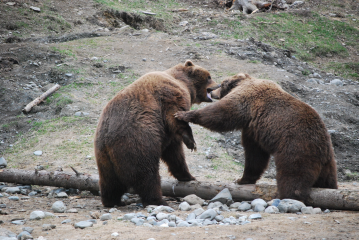
//> input picture Exam2/Bears.ppm, 359 x 240 px
$ ./code_exam2_2   (built with g++ and OpenCV 4)
//> lines starting //> are read from the running program, lines starting //| are printed output that depends on the picture
#include <stdio.h>
#include <stdlib.h>
#include <errno.h>
#include <sys/types.h>
#include <iostream>

#include "opencv2/core/core.hpp"
#include "opencv2/highgui/highgui.hpp"

#include "opencv2/calib3d/calib3d.hpp"
#include "opencv2/imgproc/imgproc.hpp"
//#include "opencv2/contrib/contrib.hpp"

using namespace cv;
using namespace std;

#define VRES_ROWS (480)
#define HRES_COLS (640)

char buffername[50];
unsigned char imagebuffer[1440*2560*3]; // 1440 rows, 2560 cols/row, 3 channel

int main(int argc, char **argv)
{
    int hres = HRES_COLS;
    int vres = VRES_ROWS;
    Size size(480,640);
    Mat basicimage(vres, hres, CV_8UC3, imagebuffer);
    namedWindow("Image", CV_WINDOW_AUTOSIZE);

    basicimage = imread("Bears.ppm", CV_LOAD_IMAGE_COLOR);
//> basicimage is the input picture: 240 rows x 359 cols, CV_8UC3; mean B, G, R 116.6, 121.1, 123.4
    cv::resize(basicimage,basicimage,size,0,0,INTER_LINEAR);
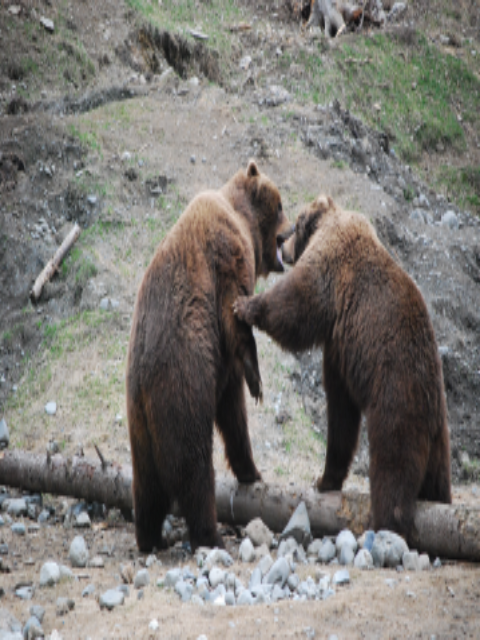
//> basicimage: 640 rows x 480 cols, CV_8UC3; mean B, G, R 116.5, 120.9, 123.3
    cvtColor(basicimage,basicimage,CV_BGR2GRAY);
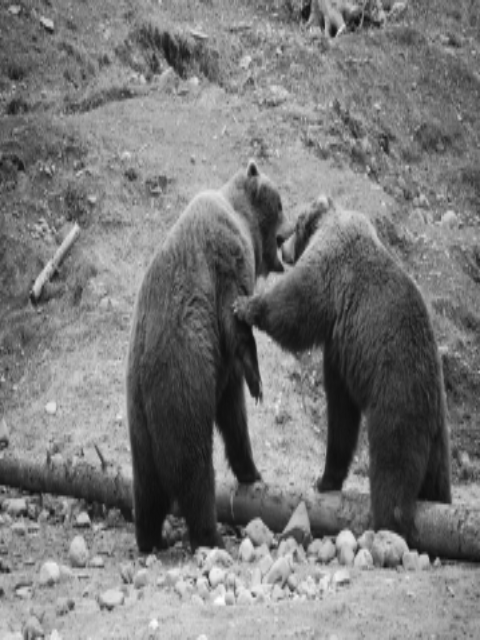
//> basicimage: 640 rows x 480 cols, CV_8UC1; min 13, max 254, mean 121.1
    sprintf(buffername,"Bears_640x480.pgm");
    imwrite(buffername,basicimage);
    imshow("Image",basicimage);
    waitKey();
}
